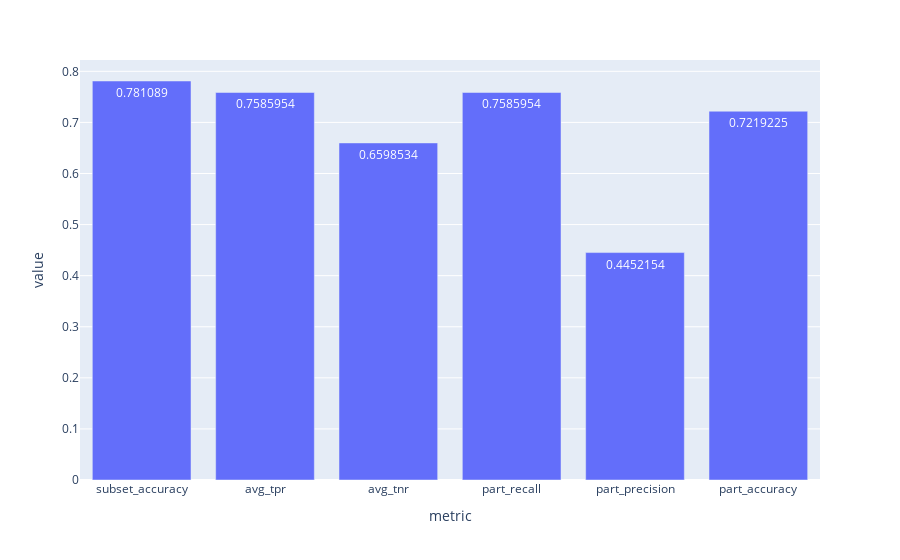

Notebook code cell kept with this figure:
### Code cell
fig = px.bar(evalData, x = 'metric', y = 'value', text_auto=True)
fig

### Figure 1 — Plotly figure (JSON) as saved in the notebook; plotly's stock layout.template omitted (floating-point values rounded to 4 significant figures)
{"data": [{"alignmentgroup": "True", "hovertemplate": "metric=%{x}<br>value=%{y}<extra></extra>", "legendgroup": "", "marker": {"color": "#636efa", "pattern": {"shape": ""}}, "name": "", "offsetgroup": "", "orientation": "v", "showlegend": false, "textposition": "auto", "texttemplate": "%{y}", "type": "bar", "x": ["subset_accuracy", "avg_tpr", "avg_tnr", "part_recall", "part_precision", "part_accuracy"], "xaxis": "x", "y": [0.7811, 0.7586, 0.6599, 0.7586, 0.4452, 0.7219], "yaxis": "y"}], "layout": {"barmode": "relative", "legend": {"tracegroupgap": 0}, "margin": {"t": 60}, "xaxis": {"anchor": "y", "domain": [0, 1], "title": {"text": "metric"}}, "yaxis": {"anchor": "x", "domain": [0, 1], "title": {"text": "value"}}}}
